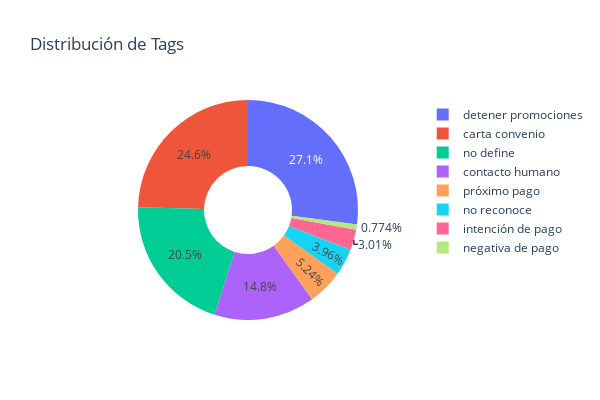

Here is the notebook cell this chart was saved with:
### Markdown cell above
de las respuestas: extraigo el tag y saco el el count, lo grafico

pie chart o donut?

### Code cell
tag_counts = data.query("content.str.contains('Template')").tag.value_counts()

fig = px.pie(
    values=tag_counts.values,
    names=tag_counts.index,
    title='Distribución de Tags',
    width=600,
    height=400,
    hole=0.4  
)

fig.show()

### Figure 1 — Plotly figure (JSON) as saved in the notebook; plotly's stock layout.template omitted (floating-point values rounded to 4 significant figures)
{"data": [{"domain": {"x": [0, 1], "y": [0, 1]}, "hole": 0.4, "hovertemplate": "label=%{label}<br>value=%{value}<extra></extra>", "labels": ["detener promociones", "carta convenio", "no define", "contacto humano", "próximo pago", "no reconoce", "intención de pago", "negativa de pago"], "legendgroup": "", "name": "", "showlegend": true, "type": "pie", "values": [1225, 1112, 926, 670, 237, 179, 136, 35]}], "layout": {"height": 400, "legend": {"tracegroupgap": 0}, "title": {"text": "Distribución de Tags"}, "width": 600}}
